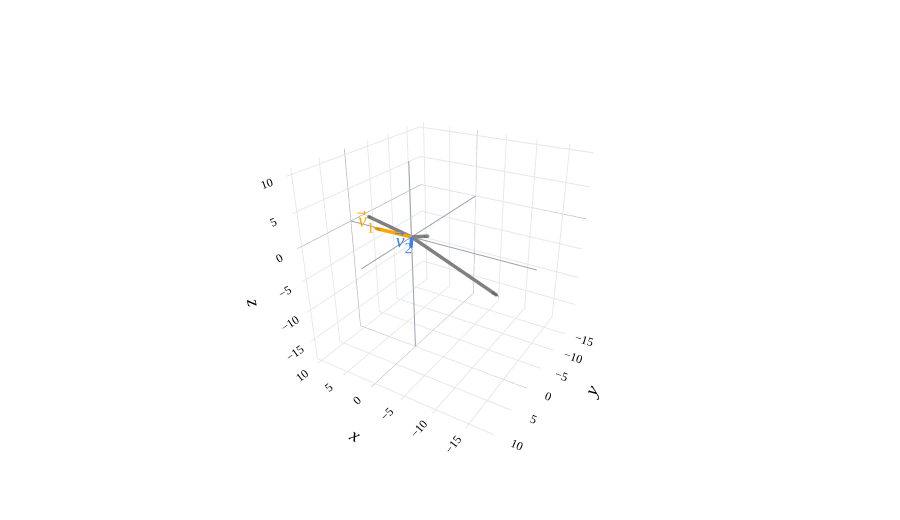

The notebook cell this image was saved under:
### Markdown cell above
$\color{orange}\vec v_1$ and $\color{#3d81f6}\vec v_2$ are scalar multiples of each other – i.e. they are **collinear** – so they only span a line, despite there being two vectors. They span the same line that either one of them spans individually, which is the line through the origin, $(1, 1)$, and $(2, 2)$.

If we start with just $\color{orange}\vec v_1$, the vector $\color{#3d81f6}\vec v_2$ doesn't "unlock" or "contribute" any new vectors to the span, since $\color{#3d81f6}\vec v_2$ is just a scalar multiple of $\color{orange}\vec v_1$. As we will soon see, this means that the vectors $\color{orange}\vec v_1$ and $\color{#3d81f6}\vec v_2$ are **linearly dependent**.

If we didn't immediately recognize that $\color{#3d81f6}\vec v_2$ is just a scalar multiple of $\color{orange}\vec v_1$ and tried to write (for example)

$$\vec b = \begin{bmatrix} 8 \\ 11 \end{bmatrix}$$ as a linear combination of $\color{orange}\vec v_1$ and $\color{#3d81f6}\vec v_2$, we might think it's possible, since we're working with a system of two equations and two unknowns.

$$a_1 {\color{orange} \begin{bmatrix} 1 \\ 1 \end{bmatrix}} + a_2 {\color{#3d81f6} \begin{bmatrix} 2 \\ 2 \end{bmatrix}} = \begin{bmatrix} 8 \\ 11 \end{bmatrix}$$

But, when you go to solve, you'll find

$$a_1 + 2a_2 = 8$$
$$a_1 + 2a_2 = 11$$

which is a contradiction, since $8 \neq 11$, meaning we can't make $\vec b$ as a linear combination of $\color{orange}\vec v_1$ and $\color{#3d81f6}\vec v_2$.

And, for the vectors $\vec b$ that are in $\text{span}(\{ {\color{orange}\vec v_1}, {\color{#3d81f6}\vec v_2} \})$, there are **infinitely many** ways to write them as linear combinations of $\color{orange}\vec v_1$ and $\color{#3d81f6}\vec v_2$. For example,

$$1 {\color{orange} \begin{bmatrix} 1 \\ 1 \end{bmatrix}} + 3 {\color{#3d81f6} \begin{bmatrix} 2 \\ 2 \end{bmatrix}} = \begin{bmatrix} 7 \\ 7 \end{bmatrix}$$

$$7 {\color{orange} \begin{bmatrix} 1 \\ 1 \end{bmatrix}} + 0 {\color{#3d81f6} \begin{bmatrix} 2 \\ 2 \end{bmatrix}} = \begin{bmatrix} 7 \\ 7 \end{bmatrix}$$

$$-35 {\color{orange} \begin{bmatrix} 1 \\ 1 \end{bmatrix}} + 21 {\color{#3d81f6} \begin{bmatrix} 2 \\ 2 \end{bmatrix}} = \begin{bmatrix} 7 \\ 7 \end{bmatrix}$$

When solving for $a_1$ and $a_2$, I like to avoid situations where there are infinitely many solutions, since I'd like to make sure that if we all solve the same problem, we'll all get the same answer. Remember that all of this connects back to linear regression and machine learning; the analog of $a_1$ and $a_2$ are the parameters of a linear model, and we'd like to have interpretable parameter values so that we can see how the inputs of a model relate to the outputs.

Back to the main idea. In $\mathbb{R}^2$, the span of two vectors is a line if the vectors are collinear, and the entire $xy$-plane otherwise.

### Example in $\mathbb{R}^3$

Similar results hold for the span of two vectors in $\mathbb{R}^3$. Hopefully I've convinced you that

$$\text{span}(\{ \begin{bmatrix} 5 \\ 2 \\ 1 \end{bmatrix}, \begin{bmatrix} 10 \\ 4 \\ 2 \end{bmatrix} \}) = \underbrace{\text{span}(\{ \begin{bmatrix} 5 \\ 2 \\ 1 \end{bmatrix} \})}_{\text{a line in }\mathbb{R}^3}$$

since $\begin{bmatrix} 10 \\ 4 \\ 2 \end{bmatrix}$ is just a scalar multiple of $\begin{bmatrix} 5 \\ 2 \\ 1 \end{bmatrix}$.

Let's see a more interesting example. Consider the vectors $${\color{orange}\vec v_1 = \begin{bmatrix} 5 \\ 2 \\ 1 \end{bmatrix}}, \quad \color{#3d81f6}\vec v_2 = \begin{bmatrix} -2 \\ 3 \\ 0 \end{bmatrix}$$

You'll see them below, along with some of their linear combinations.

### Code cell
from pathlib import Path
import sys
_notes_root = next(p for p in [Path.cwd(), *Path.cwd().parents] if (p / 'myst.yml').exists())
if str(_notes_root) not in sys.path:
    sys.path.insert(0, str(_notes_root))
from plane_style import style_vector_figure, vector_label

from utils import plot_vectors
import numpy as np
import plotly.graph_objects as go

v1 = (5, 2, 1)
v2 = (-2, 3, 0)

lc1 = tuple(-0.5 * np.array(v1) - 0.5 * np.array(v2))
lc2 = tuple(-2 * np.array(v1) + 3 * np.array(v2))
lc3 = tuple(1.25 * np.array(v1) - 1 * np.array(v2))

fig = plot_vectors([(v1, "orange", r"v₁"), 
                    (v2, "#3d81f6", r"v₂"),
                    (lc1, "gray", r""),
                    (lc2, "gray", r""),
                    (lc3, "gray", r"")
                    ], show_axis_labels=True, vdeltax=0.3, vdeltay=1)

fig.update_xaxes(
    scaleanchor="y",
    scaleratio=1,
    tickvals=np.arange(-10, 10, 1)
)

fig.update_yaxes(
    scaleanchor="x",
    scaleratio=1,
    tickvals=np.arange(-10, 10, 1)
)

fig.update_layout(
    xaxis_range=[-10, 10],
    yaxis_range=[-10, 10],
    width=600,
    height=600,
    scene_camera=dict(
        eye=dict(x=-1.2, y=2, z=1.2)
    ),
)

style_vector_figure(fig, height=520)
fig.show(renderer='plotly_mimetype')

### Figure 1 — Plotly figure (JSON) as saved in the notebook; plotly's stock layout.template omitted (floating-point values rounded to 4 significant figures)
{"data": [{"hoverinfo": "skip", "line": {"color": "orange", "width": 7}, "mode": "lines", "showlegend": false, "type": "scatter3d", "x": [0, 4.718], "y": [0, 1.887], "z": [0, 0.9436]}, {"anchor": "tip", "colorscale": [[0, "orange"], [1, "orange"]], "hoverinfo": "skip", "showlegend": false, "showscale": false, "sizemode": "absolute", "sizeref": 1.029, "type": "cone", "u": [0.9129], "v": [0.3651], "w": [0.1826], "x": [5], "y": [2], "z": [1]}, {"hoverinfo": "skip", "mode": "text", "showlegend": false, "text": ["<i>v</i>⃗<sub>1</sub>"], "textfont": {"color": "orange", "family": "Palatino Linotype, Palatino, serif", "size": 20}, "textposition": "middle center", "type": "scatter3d", "x": [5.735], "y": [2.735], "z": [2.029]}, {"hoverinfo": "skip", "line": {"color": "#3d81f6", "width": 7}, "mode": "lines", "showlegend": false, "type": "scatter3d", "x": [0, -1.829], "y": [0, 2.743], "z": [0, 0]}, {"anchor": "tip", "colorscale": [[0, "#3d81f6"], [1, "#3d81f6"]], "hoverinfo": "skip", "showlegend": false, "showscale": false, "sizemode": "absolute", "sizeref": 1.029, "type": "cone", "u": [-0.5547], "v": [0.8321], "w": [0.0], "x": [-2], "y": [3], "z": [0]}, {"hoverinfo": "skip", "mode": "text", "showlegend": false, "text": ["<i>v</i>⃗<sub>2</sub>"], "textfont": {"color": "#3d81f6", "family": "Palatino Linotype, Palatino, serif", "size": 20}, "textposition": "middle center", "type": "scatter3d", "x": [-1.265], "y": [3.735], "z": [1.029]}, {"hoverinfo": "skip", "line": {"color": "gray", "width": 7}, "mode": "lines", "showlegend": false, "type": "scatter3d", "x": [0, -1.35], "y": [0, -2.25], "z": [0, -0.45]}, {"anchor": "tip", "colorscale": [[0, "gray"], [1, "gray"]], "hoverinfo": "skip", "showlegend": false, "showscale": false, "sizemode": "absolute", "sizeref": 1.029, "type": "cone", "u": [-0.5071], "v": [-0.8452], "w": [-0.169], "x": [-1.5], "y": [-2.5], "z": [-0.5]}, {"hoverinfo": "skip", "mode": "text", "showlegend": false, "text": [""], "textfont": {"color": "gray", "family": "Palatino Linotype, Palatino, serif", "size": 16}, "textposition": "middle center", "type": "scatter3d", "x": [-0.8786], "y": [-0.9928], "z": [-0.25]}, {"hoverinfo": "skip", "line": {"color": "gray", "width": 7}, "mode": "lines", "showlegend": false, "type": "scatter3d", "x": [0, -15.71], "y": [0, 4.909], "z": [0, -1.963]}, {"anchor": "tip", "colorscale": [[0, "gray"], [1, "gray"]], "hoverinfo": "skip", "showlegend": false, "showscale": false, "sizemode": "absolute", "sizeref": 1.029, "type": "cone", "u": [-0.9478], "v": [0.2962], "w": [-0.1185], "x": [-16], "y": [5], "z": [-2]}, {"hoverinfo": "skip", "mode": "text", "showlegend": false, "text": [""], "textfont": {"color": "gray", "family": "Palatino Linotype, Palatino, serif", "size": 16}, "textposition": "middle center", "type": "scatter3d", "x": [-7.955], "y": [2.977], "z": [-1.0]}, {"hoverinfo": "skip", "line": {"color": "gray", "width": 7}, "mode": "lines", "showlegend": false, "type": "scatter3d", "x": [0, 7.945], "y": [0, -0.4815], "z": [0, 1.204]}, {"anchor": "tip", "colorscale": [[0, "gray"], [1, "gray"]], "hoverinfo": "skip", "showlegend": false, "showscale": false, "sizemode": "absolute", "sizeref": 1.029, "type": "cone", "u": [0.9869], "v": [-0.05981], "w": [0.1495], "x": [8.25], "y": [-0.5], "z": [1.25]}, {"hoverinfo": "skip", "mode": "text", "showlegend": false, "text": [""], "textfont": {"color": "gray", "family": "Palatino Linotype, Palatino, serif", "size": 16}, "textposition": "middle center", "type": "scatter3d", "x": [4.116], "y": [-0.7491], "z": [0.625]}, {"hoverinfo": "skip", "line": {"color": "#9ca3af", "width": 2}, "mode": "lines", "scene": "scene", "showlegend": false, "type": "scatter3d", "x": [-18.57, 10.82], "y": [-0.0, 0.0], "z": [-0.0, 0.0]}, {"hoverinfo": "skip", "line": {"color": "#9ca3af", "width": 2}, "mode": "lines", "scene": "scene", "showlegend": false, "type": "scatter3d", "x": [-0.0, 0.0], "y": [-18.57, 10.82], "z": [-0.0, 0.0]}, {"hoverinfo": "skip", "line": {"color": "#9ca3af", "width": 2}, "mode": "lines", "scene": "scene", "showlegend": false, "type": "scatter3d", "x": [-0.0, 0.0], "y": [-0.0, 0.0], "z": [-18.57, 10.82]}], "layout": {"autosize": true, "font": {"color": "black", "family": "Palatino Linotype, Palatino, serif", "size": 16}, "height": 520, "margin": {"b": 40, "l": 20, "r": 20, "t": 35}, "paper_bgcolor": "white", "plot_bgcolor": "white", "scene": {"aspectmode": "cube", "aspectratio": {"x": 1.2, "y": 1.2, "z": 0.8}, "bgcolor": "white", "camera": {"eye": {"x": -1.2, "y": 2, "z": 1.2}}, "xaxis": {"backgroundcolor": "white", "gridcolor": "#e5e7eb", "range": [-18.57, 10.82], "showbackground": true, "showspikes": false, "tickfont": {"family": "Palatino Linotype, Palatino, serif", "size": 12}, "title": {"text": "<i>x</i>"}, "zerolinecolor": "#9ca3af"}, "yaxis": {"backgroundcolor": "white", "gridcolor": "#e5e7eb", "range": [-18.57, 10.82], "showbackground": true, "showspikes": false, "tickfont": {"family": "Palatino Linotype, Palatino, serif", "size": 12}, "title": {"text": "<i>y</i>"}, "zerolinecolor": "#9ca3af"}, "zaxis": {"backgroundcolor": "white", "gridcolor": "#e5e7eb", "range": [-18.57, 10.82], "showbackground": true, "showspikes": false, "tickfont": {"family": "Palatino Linotype, Palatino, serif", "size": 12}, "title": {"text": "<i>z</i>"}, "zerolinecolor": "#9ca3af"}}, "xaxis": {"range": [-10, 10], "scaleanchor": "y", "scaleratio": 1, "tickvals": [-10, -9, -8, -7, -6, -5, -4, -3, -2, -1, 0, 1, 2, 3, 4, 5, 6, 7, 8, 9]}, "yaxis": {"range": [-10, 10], "scaleanchor": "x", "scaleratio": 1, "tickvals": [-10, -9, -8, -7, -6, -5, -4, -3, -2, -1, 0, 1, 2, 3, 4, 5, 6, 7, 8, 9]}}}
